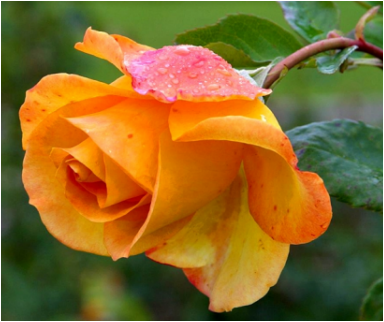
#> input picture ivp5_images/input1.PNG, 384 x 322 px, found by its file name
$ jupyter execute IVP_5.ipynb
#> lines starting #> are read from the running program, lines starting #| are printed output that depends on the picture; after the words box and inside, x2 and y2 are one past the last pixel; in counts of white or black regions, pixels touching at a corner belong together
#IVP Lab assignment 5
#By IIT2019161

## Q1

###Using RGB

[cell 1]
import PIL
from PIL import Image
import urllib.request
import numpy as np
import matplotlib.pyplot as plt

urllib.request.urlretrieve('https://raw.githubusercontent.com/smcri/IVP2021_IIITA/main/ivp5_images/input1.PNG', 'input1.PNG')

image = Image.open('input1.PNG')
#> image is the input picture: PIL image 384x322 RGBA; mean R, G, B, A 136.3, 105.7, 40.9, 255
res = res= PIL.Image.new(image.mode, image.size)
#> res: PIL image 384x322 RGBA; every value is 0

r = []
g = []
b = []

for x in range(image.height):                    #Loop to get matrices of R,G,B values
  tempr = []
  tempg = []
  tempb = []
  for y in range(image.width):
    tempr.append(image.getpixel((y,x))[0])
    tempg.append(image.getpixel((y,x))[1])
    tempb.append(image.getpixel((y,x))[2])
  r.append(tempr)
  g.append(tempg)
  b.append(tempb)
#> after the loop, b = 322 items; g = 322 items; r = 322 items


r_hist = np.histogram(np.array(r).flatten(), 256, density=True)    #Creating histograms of mattrices after flattening arrays
g_hist = np.histogram(np.array(g).flatten(), 256, density=True)
b_hist = np.histogram(np.array(b).flatten(), 256, density=True)


figure, axis = plt.subplots(1, 2)                               # creating a 1x2 subplot
axis[0].plot(r_hist[1][:-1],r_hist[0])                          #plotting r
axis[0].plot(g_hist[1][:-1],g_hist[0])                          #plotting g
axis[0].plot(b_hist[1][:-1],b_hist[0])                          #plotting b
axis[0].set_title('r,g,b histogram before equalisation')

rcdf = r_hist[0].cumsum()                         #calculating cumulative sum
#> rcdf = 256 values from 0.000536 to 1
gcdf = g_hist[0].cumsum()
#> gcdf = 256 values from 0.00168 to 1
bcdf = b_hist[0].cumsum()
#> bcdf = 256 values from 0.228 to 1

rcdf = 255*rcdf/(rcdf[-1])    #Normalisation(negative index gives last value of array i.e total cumulative sum)
#> rcdf = 256 values from 0.136 to 255
gcdf = 255*gcdf/(gcdf[-1])
#> gcdf = 256 values from 0.427 to 255
bcdf = 255*bcdf/(bcdf[-1])
#> bcdf = 256 values from 57.97 to 255

r_eq = np.interp(np.array(r).flatten(), r_hist[1][:-1], rcdf)        #storing equalised values after interpolation between histogram and cdf
g_eq = np.interp(np.array(g).flatten(), g_hist[1][:-1], gcdf)
b_eq = np.interp(np.array(b).flatten(), b_hist[1][:-1], bcdf)

r_eq = r_eq.reshape((image.height,image.width))                     #reshaping array accrding to image dimensions
g_eq = g_eq.reshape((image.height,image.width))
b_eq = b_eq.reshape((image.height,image.width))

r_eq_hist = np.histogram(np.array(r_eq).flatten(), 256, density=True)  #plotting r after equalisation
g_eq_hist = np.histogram(np.array(g_eq).flatten(), 256, density=True)  #plotting g after equalisation
b_eq_hist = np.histogram(np.array(b_eq).flatten(), 256, density=True)  #plotting b after equalisation
axis[1].plot(r_eq_hist[1][:-1],r_eq_hist[0])
axis[1].plot(g_eq_hist[1][:-1],g_eq_hist[0])
axis[1].plot(b_eq_hist[1][:-1],b_eq_hist[0])
axis[1].set_title('after equalisation')

for x in range(image.height):                                       #saving equalised values
  for y in range(image.width):
    res.putpixel((y,x),(round(r_eq[x][y]),round(g_eq[x][y]),round(b_eq[x][y])))

print("Image before histogram equalisation")
display(image)
print("Image after histogram equalisation")
display(res)
#> figure, not shown here; panel 1: curve peaks at x = 252, y = 0.0365; panel 1: curve peaks at x = 254, y = 0.0114; panel 1: curve peaks at x = 0, y = 0.228; panel 2: curve peaks at x = 252, y = 0.0365

###Using HSI

[cell 2]
import cv2
from google.colab.patches import cv2_imshow
import math

def rgb2hsi (rgb_img):

  #Save the number of rows and columns of the original image
  row=np.shape (rgb_img) [0]
  col=np.shape (rgb_img) [1]
  #Copy the original image
  hsi_img=rgb_img.copy ()
  #Channel split the image
  b, g, r=cv2.split (rgb_img)
  #Normalize the channel to [0,1]
  [b, g, r]=[i/255.0 for i in ([b, g, r])]
  h=np.zeros ((row, col)) #define h channel
  i=(r + g + b)/3.0 #Calculate the i channel
  s=np.zeros ((row, col)) #define s channel
  for i in range (row):
    den=np.sqrt ((r [i] -g [i]) ** 2+ (r [i] -b [i]) * (g [i] -b [i]))
    thetha=np.arccos (0.5 * (r [i] -b [i] + r [i] -g [i])/den) #Calculate the angle
    h=np.zeros (col) #define temporary array
    #den>0 and g>= b element h is assigned thetha
    h [b [i]<= g [i]]=thetha [b [i]<= g [i]]
    #den>0 and the element h of g<= b is assigned thetha
    h [g [i]<b [i]]=2 * np.pi-thetha [g [i]<b [i]]
    #den<0's element h is assigned a value of 0
    h [den == 0]=0
    h [i]=h[i]/(2 * np.pi) #Assign to h channel after radian
  #Calculate s channel
  for i in range (row):
    min=[]
    #Find the minimum value of each group of rgb values
    for j in range (col):
      arr=[b [i] [j], g [i] [j], r [i] [j]]
      min.append (np.min (arr))
    min=np.array (min)
    #Calculate s channel
    s [i]=1-min * 3/(r [i] + b [i] + g [i])
    #i is a value of 0 directly assigned 0
    s [i] [r [i] + b [i] + g [i] == 0]=0
  #Expand to 255 for easy display,Generally h component is between [0,2pi] and s and i are between [0,1]
  hsi_img [:,:, 0]=h * 255
  hsi_img [:,:, 1]=s * 255
  hsi_img [:,:, 2]=i * 255
  return hsi_img
def  HSI2RGB (hsi_img) :
    # The number of rows and columns to save the original image
    row = np.shape(hsi_img)[ 0 ]
    col = np.shape(hsi_img)[ 1 ]
     #Copy the original image
    rgb_img = hsi_img.copy()
    #Channel splitting the image
    H,S,I = cv2.split(hsi_img)
    # Normalize the channel to [0,1]
    [H,S,I] = [i/255.0  for i in ([H,S,I])]
    R,G,B = H,S,I
    for i in range(row):
        h = H[i]* 2 *np.pi
         #H is greater than or equal to 0 and less than 120 degrees when
        a1 = h >= 0
        a2 = h < 2 *np.pi/3
        a = a1 & a2          #The flower of the first case Style index
        tmp = np.cos(np.pi/3 -h)
        b = I[i] * ( 1 -S[i])
        r = I[i]*( 1 +S[i]*np.cos(h)/tmp)
        g = 3 *I[i]-(r*b)
        B[i][a] = b[a]
        R[i][a] = r[a]
        G[i][a] = g[a]
        #H is greater than or equal to 120 degrees and less than 240 degrees
        a1 = h >= 2 *np.pi/3
        a2 = h < 4 *np.pi/3
        a = a1 & a2          #index of the second case
        tmp = np.cos(np.pi-h)
        r = I[i] * ( 1 -S[i])
        g = I[i]*( 1 +S[i]*np.cos(h- 2 *np.pi/3 )/tmp)
        b = 3 * I[i]-r-g
        R[i][a] = r[a]
        G[i][a] = g[a]
        B[i][a] = b[a]
        #H is greater than or equal to 240 degrees and less than 360 degrees
        a1 = h >= 4 * np.pi/3
        a2 = h < 2 * np.pi
        a = a1 & a2
        #The fancy index of the third case tmp = np.cos( 5 * np.pi/3 -h)
        g = I[i] * ( 1 -S[i])
        b = I[i]*( 1 +S[i]*np.cos(h- 4 *np.pi/3 )/tmp)
        r = 3 * I[i]-g-b
        B[i][a] = b[a]
        G[i][a] = g[a]
        R[i][a] = r[a]
    rgb_img[:,:, 0 ] = B* 255
    rgb_img[:,:, 1 ] = G* 255
    rgb_img[:,:, 2 ] = R* 255
    return rgb_img


image = cv2.imread('input1.PNG',cv2.IMREAD_COLOR)
#> image: shape (322, 384, 3)

m = image.shape[0]
#> m = 322
n = image.shape[1]
#> n = 384


hsi = rgb2hsi(image)
#> in rgb2hsi, `hsi_img [:,:, 2]=i * 255`:
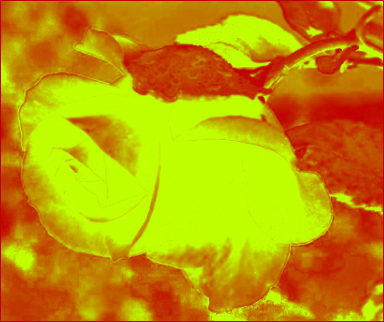
#> hsi_img: shape (322, 384, 3); mean B, G, R 0, 151.5, 191

image = hsi


res = np.zeros([m, n,3])
#> res: shape (322, 384, 3) float64; every value is 0


b = []

for x in range(m):                    #Loop to get matrices of H,S,I values
  tempr = []
  tempg = []
  tempb = []
  for y in range(n):
    tempr.append(image[x,y,0])
    tempg.append(image[x,y,1])
    tempb.append(image[x,y,2])
  r.append(tempr)
  g.append(tempg)
  b.append(tempb)
#> after the loop, g = 644 items; r = 644 items


    #Creating histograms of mattrices after flattening arrays

b_hist = np.histogram(np.array(b).flatten(), 256, density=True)

figure, axis = plt.subplots(1, 2)                          # creating a 1 x 2 subplot
axis[0].plot(b_hist[1][:-1],b_hist[0])                    #plotting intensity before equalisation
axis[0].set_title('Intensity histogram before equalisation')

                        #calculating cumulative sum

bcdf = b_hist[0].cumsum()
#> bcdf = 256 values from 0 to 256

    #Normalisation(negative index gives last value of array i.e total cumulative sum)

bcdf = 255*bcdf/(bcdf[-1])
#> bcdf = 256 values from 0 to 255

       #storing equalised values after interpolation between histogram and cdf

b_eq = np.interp(np.array(b).flatten(), b_hist[1][:-1], bcdf)

#reshaping array according to image dimensions

b_eq = b_eq.reshape((m,n))
#> b_eq: shape (322, 384) float64; every value is 255

b_eq_hist = np.histogram(np.array(b_eq).flatten(), 256, density=True) #creating intensity histogram after equalisation

axis[1].plot(b_eq_hist[1][:-1],b_eq_hist[0])   #plotting intensity histogram after equalisation
axis[1].set_title('after equalisation')


for x in range(m):                                       #saving equalised values
  for y in range(n):
    res[x,y,0] = r[x][y]
    res[x,y,1] = g[x][y]
    res[x,y,2] = round(b_eq[x][y])

print("HSI Image before histogram equalisation")
cv2_imshow(image)
print("HSI Image after histogram equalisation")
cv2_imshow(res)

res = HSI2RGB(res)
#> in HSI2RGB, `[H,S,I] = [i/255.0  for i in ([H,S,I])]`: I: shape (322, 384) float64; every value is 1
#> after the loop in HSI2RGB, `for i in range(row):`:
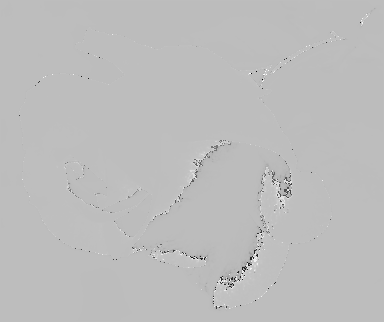
#> R: shape (322, 384) float64; min -106.1, max 38.33, mean 0.9; drawn with min black and max white

print("HSI converted to RGB")
cv2_imshow(res)
#> figure, not shown here; panel 1: curve peaks at x = 191, y = 256; panel 2: curve peaks at x = 255, y = 256

##Question 2

###Image Thickening

[cell 3]
urllib.request.urlretrieve('https://raw.githubusercontent.com/smcri/IVP2021_IIITA/main/ivp5_images/input3.bmp', 'input3.BMP')
image1 = Image.open('input3.BMP')
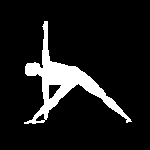
#> input picture ivp5_images/input3.bmp, 150 x 150 px, found by its file name
#> image1 is the input picture: PIL image 150x150 P; 10.5% white; 1 white region, box (x1, y1, x2, y2) and area: (24, 21, 132, 124) 2358
urllib.request.urlretrieve('https://raw.githubusercontent.com/smcri/IVP2021_IIITA/main/ivp5_images/input4.bmp', 'input4.BMP')
image2 = Image.open('input4.BMP')
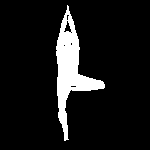
#> input picture ivp5_images/input4.bmp, 150 x 150 px, found by its file name
#> image2 is the input picture: PIL image 150x150 P; 9.4% white; 1 white region, box (x1, y1, x2, y2) and area: (56, 5, 105, 141) 2118


res1 = PIL.Image.new(image1.mode, image1.size)
#> res1: PIL image 150x150 P; every value is 0
res2 = PIL.Image.new(image2.mode, image2.size)

imagenew = PIL.Image.new(image1.mode, image1.size)

stel = [[255,255,255],                   #defining structural element
        [255,255,255],
        [255,255,255]]

iter = [-1,0,1]

for x in range(image1.height):                 #All dark pixels are 0 and light pixels are 255
  for y in range(image1.width):
    if(image1.getpixel((y,x))<=0):
      imagenew.putpixel((y,x),255)
    else:
      imagenew.putpixel((y,x),0)

for x in range(image1.height):
  for y in range(image1.width):                       #iterating over all pixels and comparing pixels with structural element(Hit and miss)
    flag = 0
    for i in range(3):
      for j in range(3):
        curx = x + iter[i]
        cury = y + iter[i]

        if(curx<0 or curx>=imagenew.height):
          continue

        if(cury<0 or cury>=imagenew.width):
          continue

        if((imagenew.getpixel((cury,curx)) == stel[i][j])):
          flag = 1


    if(flag == 1):
      res1.putpixel((y,x),0)
    else:
      res1.putpixel((y,x),255)


print("Original Image")
display(image1)
print("Hit and miss")
display(res1)

for x in range(image1.height):                                          #Union operation
  for y in range(image1.width):
    res1.putpixel((y,x),imagenew.getpixel((y,x))|res1.getpixel((y,x)))

print("Thickening")
display(res1)

###Image skeleton

[cell 4]
iterr  = 1


for x in range(image2.height):                 #All dark pixels are 0 and light pixels are 255
   for y in range(image2.width):
    if(image2.getpixel((y,x))<=0):
      imagenew.putpixel((y,x),255)
    else:
      imagenew.putpixel((y,x),0)

stel = [[255,255,255],                   #defining structural element
          [255,255,255],
          [255,255,255]]

iter = [-1,0,1]

for itervar in range(iterr):                             #Iterating mutiple times for skeleton operator
  for x in range(image2.height):
    for y in range(image2.width):                       #iterating over all pixels and comparing pixels with structural element(Hit and miss)
      flag = 0
      for i in range(3):
        for j in range(3):
          curx = x + iter[i]
          cury = y + iter[i]

          if(curx<0 or curx>=imagenew.height):
            continue

          if(cury<0 or cury>=imagenew.width):
            continue

          if((imagenew.getpixel((cury,curx)) == stel[i][j])):
            flag = 1


      if(flag == 1):
        res2.putpixel((y,x),0)
      else:
        res2.putpixel((y,x),255)


  # [5 lines of commented-out code are left out]

  for x in range(image2.height):                 #Applying not operator
    for y in range(image2.width):
      if(res2.getpixel((y,x))==0):
        res2.putpixel((y,x),255)
      else:
        res2.putpixel((y,x),0)

  #print("Image after Not operation")
  #display(res2)

  for x in range(image2.height):                 #Applying not operator
    for y in range(image2.width):
      res2.putpixel((y,x),imagenew.getpixel((y,x))&res2.getpixel((y,x)))

  #print("Image after thinning")
  #display(res2)
  imagenew = res2


print("Original Image")
display(image2)
print("Skeleton Image")
display(res2)

##Question 3

Basic steps are as follows:
1) Apply thresholding to image. If pixel is greater than 100, assign 255 else assign 0
2)Apply laplacian filter on thresholded image for edge detection
3) Get image negative of filtered image

[cell 5]
import cv2
from google.colab.patches import cv2_imshow


urllib.request.urlretrieve('https://raw.githubusercontent.com/smcri/IVP2021_IIITA/main/ivp5_images/input6.bmp', 'input6.bmp')
image = cv2.imread('input6.bmp',0)
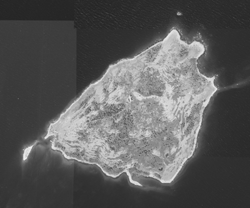
#> input picture ivp5_images/input6.bmp, 250 x 208 px, found by its file name
#> image is the input picture: shape (208, 250); min 35, max 241, mean 90

print("Original image")
cv2_imshow(image)

m, n = image.shape
#> m = 208; n = 250


for i in range(m):              ##applying thresholding on image
  for j in range(n):
    if(image[i,j]<100):
      image[i,j] = 255
    else:
      image[i,j] = 0
#> image: shape (208, 250); 67.3% white; 10 black regions (9 under 20 px), largest, box (x1, y1, x2, y2) and area: (21, 26, 220, 187) 16995

print("Image after thresholding")
cv2_imshow(image)

img = np.zeros([m+1, n+1])    #creating padding array
#> img: shape (209, 251) float64; every value is 0

for i in range(1, m+1):              #loop applying padding to image
    for j in range(1, n+1):
      if(i == 0 or j == 0 or i == m or j == n):
        img[i,j] = 0
      else:
        img[i,j] = image[i-1,j-1]
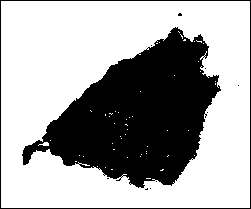
#> img: shape (209, 251) float64; 65.8% white; 11 black regions (9 under 20 px), largest, box (x1, y1, x2, y2) and area: (22, 27, 221, 188) 16995, (0, 0, 251, 209) 916

mask = np.array([[0,1,0],[1,-4,1],[0,1,0]])          #laplacian filter matrix
#> mask = [[0, 1, 0], [1, -4, 1], [0, 1, 0]]
img_new = np.zeros([m, n])
#> img_new: shape (208, 250) float64; every value is 0

for i in range(1, m-1):                            #correlation with laplacian filter
    for j in range(1, n-1):
        temp = img[i-1, j-1]*mask[0, 0]+img[i-1, j]*mask[0, 1]+img[i-1, j + 1]*mask[0, 2]+img[i, j-1]*mask[1, 0]+ img[i, j]*mask[1, 1]+img[i, j + 1]*mask[1, 2]+img[i + 1, j-1]*mask[2, 0]+img[i + 1, j]*mask[2, 1]+img[i + 1, j + 1]*mask[2, 2]

        img_new[i, j]= temp
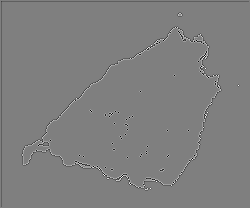
#> img_new: shape (208, 250) float64; min -1020, max 1020, mean -2.2; drawn with min black and max white
#img_new = img_new.astype(np.uint8)

print("image after laplacian filter")
cv2_imshow(img_new)

for i in range(m):              #image negative
  for j in range(n):
    img_new[i,j] = 255 - img_new[i,j]

print("Image negative")
cv2_imshow(img_new)

##Question 4

[cell 6]
from google.colab.patches import cv2_imshow
import cv2
import numpy as np


urllib.request.urlretrieve('https://raw.githubusercontent.com/smcri/IVP2021_IIITA/main/ivp5_images/input7.bmp', 'input7.bmp')


img_unp = cv2.imread('input7.bmp',0)  #importing image
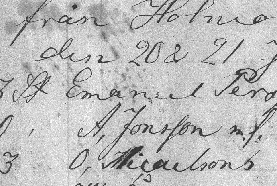
#> input picture ivp5_images/input7.bmp, 277 x 186 px, found by its file name
#> img_unp is the input picture: shape (186, 277); min 24, max 254, mean 190.1
m, n = img_unp.shape                  #taking dimensions
#> m = 186; n = 277

print("Original image")
cv2_imshow(img_unp)

histogram=cv2.calcHist(img_unp,[0],None,[256],[0,256])
#> histogram = 256 values, max 44 at index 217, min 0 at index 0, mean 1.08
plt.xticks(range(0,255,10))
plt.plot(histogram)
plt.title('Histogram of original image')


img = np.zeros([m+1, n+1])            #create blank array of zeroes
#> img: shape (187, 278) float64; every value is 0

for i in range(1, m+1):                            #loop for padding
    for j in range(1, n+1):
      if(i == 0 or j == 0 or i == m or j == n):
        img[i,j] = 0
      else:
        img[i,j] = img_unp[i-1,j-1]
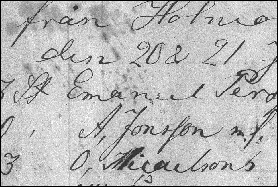
#> img: shape (187, 278) float64; min 0, max 254, mean 186.6
mask = np.ones([3, 3], dtype = int)                #creating averaging filter mask
#> mask = [[1, 1, 1], [1, 1, 1], [1, 1, 1]]
mask = mask / 9
#> mask = [[0.111, 0.111, 0.111], [0.111, 0.111, 0.111], [0.111, 0.111, 0.111]]

for i in range(m):              ##applying thresholding on image
  for j in range(n):
    if(img_unp[i,j]<100):
      img_unp[i,j] = 0
    else:
      img_unp[i,j] = 255
#> img_unp: shape (186, 277); 93% white; black in thin lines or dots

print("Image after thresholding")
cv2_imshow(img_unp)


img_new = np.zeros([m, n])                        #create result array and initialise with zeroes
#> img_new: shape (186, 277) float64; every value is 0

for i in range(1, m-1):
    for j in range(1, n-1):     #calculating average for each pixel's neighbours
        temp = img[i-1, j-1]*mask[0, 0]+img[i-1, j]*mask[0, 1]+img[i-1, j + 1]*mask[0, 2]+img[i, j-1]*mask[1, 0]+ img[i, j]*mask[1, 1]+img[i, j + 1]*mask[1, 2]+img[i + 1, j-1]*mask[2, 0]+img[i + 1, j]*mask[2, 1]+img[i + 1, j + 1]*mask[2, 2]
        if(img[i,j]>(temp-21)):            #if pixel is greater than average - C(Here C is 21 but can be manually adjested to get better results)
          img_new[i, j]= 255          #assign value of 255
        else:
          img_new[i,j] = 0            #otherwise assign 0
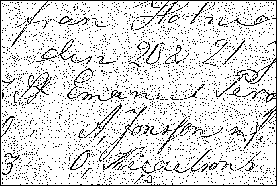
#> img_new: shape (186, 277) float64; 86.1% white; black in thin lines or dots

print("Image after adaptive thresholding")
cv2_imshow(img_new)

Clearly, using global or adaptive thresholding makes the text more readable. In this case Global thresholding is slightly better than adaptive thresholding. Maybe Laplacian filter can be used to improve the quality of image. Also, In case of adaptive thresholding where thresholding is done on the basis of mean - C wheare mean is the mean of neighbouring pixels, the value of C can be adjusted to increase quality of image.

[cell 7]
histogram=np.histogram(np.array(img_unp).flatten(), 256, density=True)
plt.xticks(range(0,255,10))
plt.plot(histogram[1][:-1],histogram[0])
plt.title('Histogram of thresholding of image')


m, n = img_unp.shape
cv2_imshow(img_unp)

img = np.zeros([m+1, n+1])              #creating empty array for padding image

for i in range(1, m+1):                    # padding image with zeroes
    for j in range(1, n+1):
      if(i == 0 or j == 0 or i == m or j == n):
        img[i,j] = 0
      else:
        img[i,j] = img_unp[i-1,j-1]

mask = np.array([[0,1,0],[1,-4,1],[0,1,0]])             #laplacian filter matrix
#> mask = [[0, 1, 0], [1, -4, 1], [0, 1, 0]]
img_new = np.zeros([m, n])                              #creating new empty image

for i in range(1, m-1):
    for j in range(1, n-1):                        #correlation of image with laplacian matrix
        temp = img[i-1, j-1]*mask[0, 0]+img[i-1, j]*mask[0, 1]+img[i-1, j + 1]*mask[0, 2]+img[i, j-1]*mask[1, 0]+ img[i, j]*mask[1, 1]+img[i, j + 1]*mask[1, 2]+img[i + 1, j-1]*mask[2, 0]+img[i + 1, j]*mask[2, 1]+img[i + 1, j + 1]*mask[2, 2]

        img_new[i, j]= temp

#img_new = img_new.astype(np.uint8)
cv2_imshow(img_new)

[cell 8]
img_unp = img_new

histogram=np.histogram(np.array(img_unp).flatten(), 256, density=True)
plt.xticks(range(0,255,10))
plt.plot(histogram[1][:-1],histogram[0])
plt.title('Histogram of adaptive thresholding of image')

m, n = img_unp.shape
cv2_imshow(img_unp)

img = np.zeros([m+1, n+1])

for i in range(1, m+1):
    for j in range(1, n+1):
      if(i == 0 or j == 0 or i == m or j == n):
        img[i,j] = 0
      else:
        img[i,j] = img_unp[i-1,j-1]

mask = np.array([[0,1,0],[1,-4,1],[0,1,0]])
img_new = np.zeros([m, n])

for i in range(1, m-1):
    for j in range(1, n-1):
        temp = img[i-1, j-1]*mask[0, 0]+img[i-1, j]*mask[0, 1]+img[i-1, j + 1]*mask[0, 2]+img[i, j-1]*mask[1, 0]+ img[i, j]*mask[1, 1]+img[i, j + 1]*mask[1, 2]+img[i + 1, j-1]*mask[2, 0]+img[i + 1, j]*mask[2, 1]+img[i + 1, j + 1]*mask[2, 2]

        img_new[i, j]= temp

#img_new = img_new.astype(np.uint8)
cv2_imshow(img_new)
